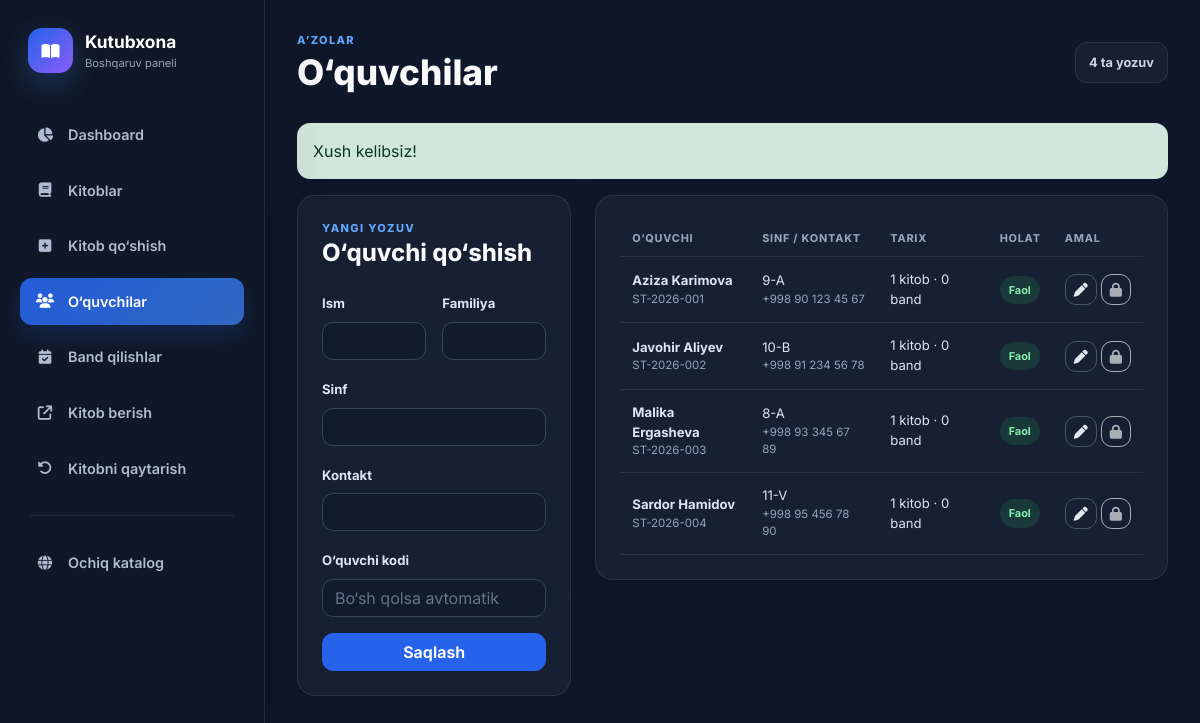
/library-app/admin/students.php (signed in), run on the app's committed database.
### tables this page shows
CREATE TABLE students (
    id INT UNSIGNED AUTO_INCREMENT PRIMARY KEY,
    user_id BIGINT UNSIGNED DEFAULT NULL UNIQUE,
    first_name VARCHAR(80) NOT NULL,
    last_name VARCHAR(80) NOT NULL,
    full_name VARCHAR(180) NOT NULL,
    class_name VARCHAR(50) NOT NULL,
    phone VARCHAR(100) DEFAULT NULL,
    student_code VARCHAR(50) NOT NULL UNIQUE,
    is_active TINYINT(1) NOT NULL DEFAULT 1,
    created_at TIMESTAMP NOT NULL DEFAULT CURRENT_TIMESTAMP,
    updated_at TIMESTAMP NOT NULL DEFAULT CURRENT_TIMESTAMP ON UPDATE CURRENT_TIMESTAMP,
    CONSTRAINT fk_students_user FOREIGN KEY (user_id) REFERENCES users(id) ON UPDATE CASCADE ON DELETE SET NULL,
    INDEX idx_students_person_name (last_name, first_name), INDEX idx_students_class (class_name), INDEX idx_students_active (is_active)
);

### library-app/config/db.php (called while the page is built, shortened)
<?php
function e($value): string
{
    return htmlspecialchars(
        (string) $value,
        ENT_QUOTES | ENT_SUBSTITUTE,
        'UTF-8',
        false
    );
}
function get_flash(): ?array
{
    $flash = $_SESSION['flash'];
    return $flash;
}
require_once dirname(__DIR__) . '/includes/feature_helpers.php';

### library-app/admin/students.php (the view, shortened to what this page needs)
<?php
require_once dirname(__DIR__) . '/config/db.php';
$editId = filter_input(INPUT_GET, 'edit', FILTER_VALIDATE_INT) ?: 0;
$form = ['first_name' => '', 'last_name' => '', 'class_name' => '', 'phone' => '', 'student_code' => ''];
$statement = $pdo->prepare('SELECT s.*, (SELECT COUNT(*) FROM borrow_transactions bt WHERE bt.student_id=s.id) loan_count, (SELECT COUNT(*) FROM reservations r WHERE r.student_id=s.id) reservation_count FROM students s ORDER BY s.is_active DESC,s.first_name,s.last_name');
$statement->execute();
$students = $statement->fetchAll();
$flash = get_flash();
?>
<!doctype html><html lang="uz"><head><meta charset="utf-8"><meta name="viewport" content="width=device-width,initial-scale=1"><title>O‘quvchilar — <?= e(APP_NAME) ?></title><link rel="stylesheet" href="https://cdn.jsdelivr.net/npm/bootstrap@5.3.3/dist/css/bootstrap.min.css"><link rel="stylesheet" href="https://cdnjs.cloudflare.com/ajax/libs/font-awesome/6.5.2/css/all.min.css"><link rel="stylesheet" href="<?= e(APP_URL) ?>/assets/css/admin.css"></head><body class="admin-body"><div class="admin-layout"><aside class="admin-sidebar"><a class="admin-brand" href="<?= e(APP_URL) ?>/admin/index.php"><span><i class="fa-solid fa-book-open"></i></span><div><strong>Kutubxona</strong><small>Boshqaruv paneli</small></div></a><?= library_feature_admin_nav('students') ?></aside><main class="admin-main"><header class="admin-topbar"><button class="sidebar-toggle" type="button" data-sidebar-toggle><i class="fa-solid fa-bars"></i></button><div><p class="admin-eyebrow">A’zolar</p><h1>O‘quvchilar</h1></div><span class="active-counter"><?= count($students) ?> ta yozuv</span></header>
<?php if ($flash): ?><div class="alert alert-<?= e($flash['type']) ?>"><?= e($flash['message']) ?></div><?php endif; ?>
<div class="row g-4"><div class="col-xl-4"><section class="admin-panel"><div class="panel-heading"><div><p class="admin-eyebrow"><?= $editId ? 'Tahrirlash' : 'Yangi yozuv' ?></p><h2 class="h4"><?= $editId ? 'O‘quvchini yangilash' : 'O‘quvchi qo‘shish' ?></h2></div></div><form class="admin-form" method="post"><input type="hidden" name="csrf_token" value="<?= e(csrf_token()) ?>"><input type="hidden" name="action" value="save"><input type="hidden" name="id" value="<?= $editId ?>"><div class="row g-3"><div class="col-sm-6"><label class="form-label" for="first_name">Ism</label><input class="form-control" id="first_name" name="first_name" value="<?= e($form['first_name']) ?>" required></div><div class="col-sm-6"><label class="form-label" for="last_name">Familiya</label><input class="form-control" id="last_name" name="last_name" value="<?= e($form['last_name']) ?>" required></div><div class="col-12"><label class="form-label" for="class_name">Sinf</label><input class="form-control" id="class_name" name="class_name" value="<?= e($form['class_name']) ?>" required></div><div class="col-12"><label class="form-label" for="phone">Kontakt</label><input class="form-control" id="phone" name="phone" value="<?= e($form['phone']) ?>" maxlength="100" required></div><div class="col-12"><label class="form-label" for="student_code">O‘quvchi kodi</label><input class="form-control" id="student_code" name="student_code" value="<?= e($form['student_code']) ?>" placeholder="Bo‘sh qolsa avtomatik"></div><div class="col-12 d-flex gap-2"><button class="btn btn-primary flex-grow-1" type="submit">Saqlash</button><?php if ($editId): ?><a class="btn btn-outline-light" href="<?= e(APP_URL) ?>/admin/students.php">Bekor qilish</a><?php endif; ?></div></div></form></section></div>
<div class="col-xl-8"><section class="admin-panel"><div class="table-responsive"><table class="table admin-table align-middle"><thead><tr><th>O‘quvchi</th><th>Sinf / kontakt</th><th>Tarix</th><th>Holat</th><th>Amal</th></tr></thead><tbody><?php foreach ($students as $student): ?><tr><td><strong><?= e($student['first_name'] . ' ' . $student['last_name']) ?></strong><small class="d-block"><?= e($student['student_code']) ?></small></td><td><?= e($student['class_name']) ?><small class="d-block"><?= e($student['phone'] ?: 'Kontakt yo‘q') ?></small></td><td><?= (int)$student['loan_count'] ?> kitob · <?= (int)$student['reservation_count'] ?> band</td><td><span class="status-pill <?= (int)$student['is_active'] ? 'status-returned' : 'status-overdue' ?>"><?= (int)$student['is_active'] ? 'Faol' : 'Arxiv' ?></span></td><td><div class="d-flex gap-1"><a class="btn btn-sm btn-outline-light" href="?edit=<?= (int)$student['id'] ?>" aria-label="O‘quvchini tahrirlash"><i class="fa-solid fa-pen"></i></a><?php if (!(int)$student['is_active']): ?><form method="post"><input type="hidden" name="csrf_token" value="<?= e(csrf_token()) ?>"><input type="hidden" name="id" value="<?= (int)$student['id'] ?>"><input type="hidden" name="action" value="restore"><button class="btn btn-sm btn-outline-success" type="submit" data-confirm-action="O‘quvchini qayta faollashtirasizmi?" aria-label="Qayta faollashtirish"><i class="fa-solid fa-rotate-left"></i></button></form><?php elseif ((int)$student['loan_count'] + (int)$student['reservation_count'] > 0): ?><span class="btn btn-sm btn-outline-light disabled" title="Tarixga bog‘langan yozuv himoyalangan" aria-label="Tarixga bog‘langan yozuv"><i class="fa-solid fa-lock"></i></span><?php endif; ?></div></td></tr><?php endforeach; ?></tbody></table></div></section></div></div></main></div></body></html>

### library-app/assets/css/admin.css (style rules this page uses)
:root { --admin-bg: #0f172a; --admin-sidebar: #111827; --admin-panel: #172033; --admin-panel-soft: #1e293b; --admin-line: rgba(148, 163, 184, .15); --admin-text: #f8fafc; --admin-muted: #94a3b8; --admin-primary: #3b82f6; --admin-green: #22c55e; --admin-red: #ef4444; --admin-violet: #8b5cf6; }
* { box-sizing: border-box; }
body.admin-body { min-height: 100vh; margin: 0; color: var(--admin-text); background: var(--admin-bg); font-family: 'Inter', system-ui, sans-serif; -webkit-font-smoothing: antialiased; }
a { text-decoration: none; }
.admin-layout { display: flex; min-height: 100vh; }
.admin-sidebar { position: fixed; z-index: 1050; top: 0; bottom: 0; left: 0; display: flex; width: 265px; flex-direction: column; padding: 28px 20px; border-right: 1px solid var(--admin-line); background: rgba(17, 24, 39, .98); box-shadow: 18px 0 50px rgba(0, 0, 0, .12); }
.admin-brand { display: flex; align-items: center; gap: 12px; margin: 0 8px 38px; color: #fff; }
.admin-brand > span { display: grid; width: 45px; height: 45px; place-items: center; border-radius: 14px; background: linear-gradient(135deg, #2563eb, #8b5cf6); box-shadow: 0 10px 30px rgba(59, 130, 246, .28); }
.admin-brand strong, .admin-brand small { display: block; }
.admin-brand strong { font-size: 1.08rem; }
.admin-brand small { color: var(--admin-muted); font-size: .7rem; }
.admin-main { width: calc(100% - 265px); min-width: 0; margin-left: 265px; padding: 32px; }
.admin-topbar { display: flex; align-items: center; justify-content: space-between; gap: 20px; margin-bottom: 30px; }
.admin-topbar h1 { margin: 2px 0 0; font-size: clamp(1.55rem, 3vw, 2.2rem); font-weight: 800; }
.admin-eyebrow { margin: 0; color: #60a5fa; font-size: .69rem; font-weight: 800; letter-spacing: .12em; text-transform: uppercase; }
.btn { border-radius: 11px; font-weight: 650; }
.btn-primary { border-color: #2563eb; background: #2563eb; }
.btn-outline-light { border-color: #475569; color: #e2e8f0; }
.alert { border: 0; border-radius: 13px; }
.quick-actions, .admin-panel { border: 1px solid var(--admin-line); border-radius: 18px; background: var(--admin-panel); box-shadow: 0 14px 38px rgba(0,0,0,.1); }
.admin-panel { padding: 24px; }
.panel-heading { display: flex; align-items: center; justify-content: space-between; gap: 15px; margin-bottom: 22px; }
.panel-heading h2 { margin: 3px 0 0; font-weight: 750; }
.admin-table { --bs-table-bg: transparent; --bs-table-color: #dbe5f3; --bs-table-border-color: var(--admin-line); margin: 0; }
.admin-table thead th { padding: 10px 12px; border-bottom-width: 1px; color: var(--admin-muted); font-size: .68rem; font-weight: 750; letter-spacing: .07em; text-transform: uppercase; white-space: nowrap; }
.admin-table tbody td { padding: 13px 12px; font-size: .82rem; }
.admin-table small { color: var(--admin-muted); }
.dark-badge, .status-pill { display: inline-block; padding: 6px 9px; border-radius: 999px; font-size: .68rem; font-weight: 700; }
.status-returned { color: #4ade80; }
.status-pill.status-returned { color: #86efac; background: rgba(34,197,94,.14); }
.admin-form .form-label { color: #dbe5f3; font-size: .82rem; font-weight: 700; }
.admin-form .form-control, .admin-form .form-select { border-color: #344258; color: #f8fafc; background-color: #111b2c; border-radius: 11px; }
.admin-form .form-control::placeholder { color: #64748b; }
.active-counter { display: inline-flex; align-items: center; gap: 8px; padding: 10px 13px; border: 1px solid var(--admin-line); border-radius: 12px; color: #cbd5e1; background: var(--admin-panel); font-size: .8rem; font-weight: 700; }

### data on the page
students: first_name+last_name "Aziza Karimova", student_code "ST-2026-001", class_name "9-A", phone "+998 90 123 45 67", loan_count "1", reservation_count "0", is_active "Faol"
students: first_name+last_name "Javohir Aliyev", student_code "ST-2026-002", class_name "10-B", phone "+998 91 234 56 78", loan_count "1", reservation_count "0", is_active "Faol"
students: first_name+last_name "Malika Ergasheva", student_code "ST-2026-003", class_name "8-A", phone "+998 93 345 67 89", loan_count "1", reservation_count "0", is_active "Faol"
students: first_name+last_name "Sardor Hamidov", student_code "ST-2026-004", class_name "11-V", phone "+998 95 456 78 90", loan_count "1", reservation_count "0", is_active "Faol"

### other printed values
$item[2] "Dashboard"
$item[2] "Kitoblar"
$item[2] "Kitob qo‘shish"
$item[2] "O‘quvchilar"
$item[2] "Band qilishlar"
$item[2] "Kitob berish"
$item[2] "Kitobni qaytarish"
count($students) "4"
$flash['message'] "Xush kelibsiz!"
